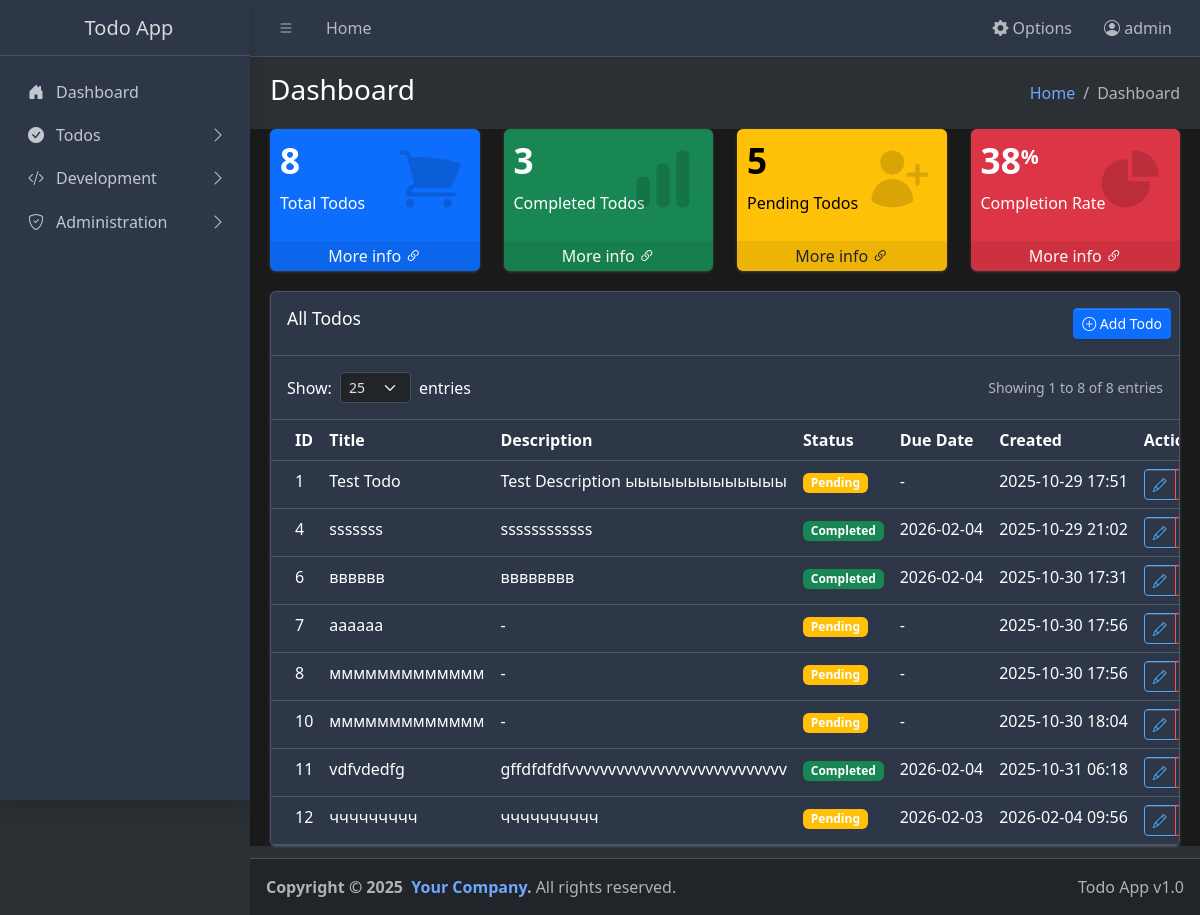
The page /dashboard (signed in) on the database its author committed.
### app.py (models this page shows, shortened)
class User(UserMixin, db.Model):
    id = db.Column(db.Integer, primary_key=True)
    username = db.Column(db.String(64), unique=True, nullable=False)
    email = db.Column(db.String(120), unique=True, nullable=False)
    password_hash = db.Column(db.String(128), nullable=False)
    role_id = db.Column(db.Integer, db.ForeignKey('role.id'), nullable=False)
    role = db.relationship('Role', backref=db.backref('users', lazy=True))
    created_at = db.Column(db.DateTime, default=datetime.utcnow)

class Todo(db.Model):
    id = db.Column(db.Integer, primary_key=True)
    title = db.Column(db.String(100), nullable=False)
    description = db.Column(db.Text)
    completed = db.Column(db.Boolean, default=False)
    created_at = db.Column(db.DateTime, default=datetime.utcnow)
    updated_at = db.Column(db.DateTime, default=datetime.utcnow, onupdate=datetime.utcnow)
    due_date = db.Column(db.DateTime, nullable=True)

### app.py (the view)
@app.route('/dashboard')
@login_required
def index():
    page = request.args.get('page', 1, type=int)
    per_page_value = get_option('per_page', session.get('per_page', 10), category='user_settings')
    if per_page_value is not None:
        per_page = int(per_page_value)
    else:
        per_page = 10
    query_per_page = request.args.get('per_page', type=int)
    if query_per_page and query_per_page in [5, 10, 25, 50, 100]:
        per_page = query_per_page
    if per_page not in [5, 10, 25, 50, 100]:
        per_page = 10
    pagination = Todo.query.paginate(page=page, per_page=per_page, error_out=False)
    todos = pagination.items
    return render_template('index.html', todos=todos, pagination=pagination, per_page=per_page)

### app.py (called while the page is built, shortened)
def get_locale():
    try:
        from flask import g
        if hasattr(g, 'babel_locale') and g.babel_locale:
            logger.debug(f"get_locale from g: {g.babel_locale}")
            return g.babel_locale
    except Exception as e:
        logger.error(f"Error in get_locale: {e}")
        return app.config['BABEL_DEFAULT_LOCALE']

@app.before_request
def load_user_settings():
    if 'language' not in session:
        session['language'] = get_option('language', category='user_settings')
    if 'theme' not in session:
        session['theme'] = get_option('theme', category='user_settings')
    if 'per_page' not in session:
        session['per_page'] = get_option('per_page', category='user_settings')
    from flask import g
    g.babel_locale = session.get('language', get_option('language', category='user_settings'))

@login_manager.user_loader
def load_user(user_id):
    return User.query.get(int(user_id))

@app.template_global()
def get_option(name, default=None, user_id=None, category=None):
    option = Options.query.filter_by(name=name, user_id=user_id, category=category).first()
    result = option.value if option else default
    logger.debug(f"Getting option: {name} = {result} (category: {category})")
    return result

### templates/index.html (shortened to what this page needs)
{% extends "base.html" %}
{% block page_title %}Dashboard{% endblock %}
{% block breadcrumb %}{{ _('Dashboard') }}{% endblock %}
{% block content %}
<div class="row">
  <div class="col-lg-3 col-6">
    <div class="small-box text-bg-primary">
      <div class="inner">
        <h3>{{ todos|length }}</h3>
        <p>{{ _('Total Todos') }}</p>
      </div>
      <a
        href="{{ url_for('index') }}"
        class="small-box-footer link-light link-underline-opacity-0 link-underline-opacity-50-hover"
      >
        More info <i class="bi bi-link-45deg"></i>
      </a>
    </div>
  </div>
  <div class="col-lg-3 col-6">
    <div class="small-box text-bg-success">
      <div class="inner">
        <h3>{{ todos|selectattr('completed', 'equalto', True)|list|length }}</h3>
        <p>{{ _('Completed Todos') }}</p>
      </div>
      <a
        href="{{ url_for('index') }}"
        class="small-box-footer link-light link-underline-opacity-0 link-underline-opacity-50-hover"
      >
        More info <i class="bi bi-link-45deg"></i>
      </a>
    </div>
  </div>
  <div class="col-lg-3 col-6">
    <div class="small-box text-bg-warning">
      <div class="inner">
        <h3>{{ todos|selectattr('completed', 'equalto', False)|list|length }}</h3>
        <p>{{ _('Pending Todos') }}</p>
      </div>
      <a
        href="{{ url_for('index') }}"
        class="small-box-footer link-dark link-underline-opacity-0 link-underline-opacity-50-hover"
      >
        More info <i class="bi bi-link-45deg"></i>
      </a>
    </div>
  </div>
  <div class="col-lg-3 col-6">
    <div class="small-box text-bg-danger">
      <div class="inner">
        <h3>{{ (todos|selectattr('completed', 'equalto', True)|list|length / todos|length * 100)|round|int if todos else 0 }}<sup class="fs-5">%</sup></h3>
        <p>{{ _('Completion Rate') }}</p>
      </div>
      <a
        href="{{ url_for('index') }}"
        class="small-box-footer link-light link-underline-opacity-0 link-underline-opacity-50-hover"
      >
        More info <i class="bi bi-link-45deg"></i>
      </a>
    </div>
  </div>
</div>
<div class="row">
  <div class="col-12">
    <div class="card">
      <div class="card-header">
        <h3 class="card-title">{{ _('All Todos') }}</h3>
        <div class="card-tools">
          <a href="{{ url_for('new_todo') }}" class="btn btn-primary btn-sm">
            <i class="bi bi-plus-circle"></i> {{ _('Add Todo') }}
          </a>
        </div>
      </div>
      <div class="card-header">
        <div class="row align-items-center">
          <div class="col-sm-6">
            <div class="d-flex align-items-center">
              <label for="per_page" class="me-2">{{ _('Show') }}:</label>
              <select id="per_page" class="form-select form-select-sm" style="width: auto;" onchange="changePerPage(this.value)">
                <option value="25"{% if per_page == 25 %} selected{% endif %}>25</option>
              </select>
              <span class="ms-2">{{ _('entries') }}</span>
            </div>
          </div>
          <div class="col-sm-6">
            <div class="d-flex justify-content-end">
              <small class="text-muted">
                {% set start = pagination.page * pagination.per_page - pagination.per_page + 1 %}
                {% set end = (pagination.page * pagination.per_page) if (pagination.page * pagination.per_page) < pagination.total else pagination.total %}
                {{ _('Showing') }} {{ start }} {{ _('to') }} {{ end }} {{ _('of') }}
                {{ pagination.total }} {{ _('entries') }}
              </small>
            </div>
          </div>
        </div>
      </div>
      <div class="card-body table-responsive p-0">
        <table class="table table-hover text-nowrap">
          <thead>
            <tr>
              <th>ID</th>
              <th>{{ _('Title') }}</th>
              <th>{{ _('Description') }}</th>
              <th>{{ _('Status') }}</th>
              <th>{{ _('Due Date') }}</th>
              <th>{{ _('Created') }}</th>
              <th>{{ _('Actions') }}</th>
            </tr>
          </thead>
          <tbody>
            {% for todo in todos %}
            <tr>
              <td>{{ todo.id }}</td>
              <td>{{ todo.title }}</td>
              <td>{{ todo.description or '-' }}</td>
              <td>
                {% if todo.completed %}
                  <span class="badge text-bg-success">{{ _('Completed') }}</span>
                {% else %}
                  <span class="badge text-bg-warning">{{ _('Pending') }}</span>
                {% endif %}
              </td>
              <td>{{ todo.due_date.strftime('%Y-%m-%d') if todo.due_date else '-' }}</td>
              <td>{{ todo.created_at.strftime('%Y-%m-%d %H:%M') }}</td>
              <td>
                <div class="btn-group">
                  <a href="{{ url_for('edit_todo', id=todo.id) }}" class="btn btn-sm btn-outline-primary">
                    <i class="bi bi-pencil"></i>
                  </a>
                  <a href="{{ url_for('delete_todo', id=todo.id) }}" class="btn btn-sm btn-outline-danger"
                     data-confirm="{{ _('Are you sure you want to delete this todo?') }}" onclick="return confirm(this.getAttribute('data-confirm'))">
                  </a>
                </div>
              </td>
            </tr>
            {% endfor %}
          </tbody>
        </table>
      </div>
    </div>
  </div>
</div>
{% endblock %}

### templates/base.html (shortened to what this page needs)
<!doctype html>
<html lang="{{ session.get('language', 'ru') }}" data-bs-theme="{{ session.get('theme', 'dark') }}">
  <head>
    <link
      rel="stylesheet"
      href="https://cdn.jsdelivr.net/npm/@fontsource/source-sans-3@5.0.12/index.css"
      media="print"
      onload="this.media='all'"
    />
    <link rel="stylesheet" href="https://cdnjs.cloudflare.com/ajax/libs/font-awesome/5.15.4/css/all.min.css">
    <link
      rel="stylesheet"
      href="https://cdn.jsdelivr.net/npm/overlayscrollbars@2.11.0/styles/overlayscrollbars.min.css"
    />
    <link
      rel="stylesheet"
      href="https://cdn.jsdelivr.net/npm/bootstrap-icons@1.13.1/font/bootstrap-icons.min.css"
    />
    <link rel="stylesheet" href="{{ url_for('static', filename='css/adminlte.min.css') }}" />
    <link rel="stylesheet" href="{{ url_for('static', filename='css/themes.css') }}" />
  </head>
  <body class="layout-fixed sidebar-expand-lg bg-body-tertiary">
    <div class="app-wrapper">
      <nav class="app-header navbar navbar-expand bg-body">
        <div class="container-fluid">
          <ul class="navbar-nav">
            <li class="nav-item">
              <a class="nav-link" data-lte-toggle="sidebar" href="#" role="button">
                <i class="bi bi-list"></i>
              </a>
            </li>
            <li class="nav-item d-none d-md-block">
              <a href="{{ url_for('index') }}" class="nav-link">{{ _('Home') }}</a>
            </li>
          </ul>
          <ul class="navbar-nav ms-auto">
            <li class="nav-item dropdown">
              <a class="nav-link" data-bs-toggle="dropdown" href="#" role="button" aria-expanded="false">
                <i class="bi bi-gear-fill"></i> {{ _('Options') }}
              </a>
            </li>
            {% if current_user.is_authenticated %}
            <li class="nav-item dropdown">
              <a class="nav-link" data-bs-toggle="dropdown" href="#" role="button" aria-expanded="false">
                <i class="bi bi-person-circle"></i> {{ current_user.username }}
              </a>
            </li>
            {% endif %}
          </ul>
        </div>
      </nav>
      <aside class="app-sidebar bg-body-secondary shadow" data-bs-theme="dark">
        <div class="sidebar-brand">
          <a href="{{ url_for('index') }}" class="brand-link">
            <span class="brand-text fw-light">{{ _('Todo App') }}</span>
          </a>
        </div>
        <div class="sidebar-wrapper">
          <nav class="mt-2">
            <ul
              class="nav sidebar-menu flex-column"
              data-lte-toggle="treeview"
              role="navigation"
              aria-label="Main navigation"
              data-accordion="false"
              id="navigation"
            >
              <li class="nav-item">
                <a href="{{ url_for('index') }}" class="nav-link">
                  <i class="nav-icon bi bi-house-door-fill"></i>
                  <p>{{ _('Dashboard') }}</p>
                </a>
              </li>
              <li class="nav-item">
                <a href="#" class="nav-link">
                  <i class="nav-icon bi bi-check-circle-fill"></i>
                  <p>
                    {{ _('Todos') }}
                  </p>
                </a>
              </li>
              <li class="nav-item">
                <a href="#" class="nav-link">
                  <i class="nav-icon bi bi-code-slash"></i>
                  <p>
                    {{ _('Development') }}
                  </p>
                </a>
              </li>
              {% if current_user.is_authenticated and current_user.role.name == 'admin' %}
              <li class="nav-item">
                <a href="#" class="nav-link">
                  <i class="nav-icon bi bi-shield-check"></i>
                  <p>
                    {{ _('Administration') }}
                  </p>
                </a>
              </li>
              {% endif %}
            </ul>
          </nav>
        </div>
      </aside>
      <main class="app-main">
        <div class="app-content-header">
          <div class="container-fluid">
            <div class="row">
              <div class="col-sm-6">
                <h3 class="mb-0">{% block page_title %}{{ _('Dashboard') }}{% endblock %}</h3>
              </div>
              <div class="col-sm-6">
                <ol class="breadcrumb float-sm-end">
                  <li class="breadcrumb-item"><a href="{{ url_for('index') }}">{{ _('Home') }}</a></li>
                  <li class="breadcrumb-item active" aria-current="page">{% block breadcrumb %}{{ _('Dashboard') }}{% endblock %}</li>
                </ol>
              </div>
            </div>
          </div>
        </div>
        <div class="app-content">
          <div class="container-fluid">
            {% block content %}{% endblock %}
          </div>
        </div>
      </main>
      <footer class="app-footer">
        <div class="float-end d-none d-sm-inline">Todo App v1.0</div>
        <strong>
          Copyright &copy; 2025&nbsp;
          <a href="#" class="text-decoration-none">Your Company</a>.
        </strong>
        All rights reserved.
      </footer>
    </div>
  </body>
</html>

### static/css/themes.css (style rules this page uses)
:root { --bg-color: #ffffff; --text-color: #333333; --sidebar-bg: #343a40; --card-bg: #ffffff; --border-color: #dee2e6; --table-hover: #f8f9fa; --navbar-bg: #ffffff; --input-bg: #ffffff; --dropdown-bg: #ffffff; --dropdown-hover: #f8f9fa; }
[data-bs-theme="dark"] { --bg-color: #1a1a1a; --text-color: #ffffff; --sidebar-bg: #2d3748; --card-bg: #2d3748; --border-color: #4a5568; --table-hover: #4a5568; --navbar-bg: #2d3748; --input-bg: #374151; --dropdown-bg: #374151; --dropdown-hover: #4a5568; }
body { background-color: var(--bg-color) !important; color: var(--text-color) !important; }
.app-sidebar { background-color: var(--sidebar-bg) !important; }
.card { background-color: var(--card-bg) !important; border-color: var(--border-color) !important; color: var(--text-color) !important; }
.table { background-color: var(--card-bg) !important; color: var(--text-color) !important; }
.table thead th { background-color: var(--card-bg) !important; color: var(--text-color) !important; border-color: var(--border-color) !important; }
.table tbody td { background-color: var(--card-bg) !important; color: var(--text-color) !important; border-color: var(--border-color) !important; }
.app-header.navbar { background-color: var(--navbar-bg) !important; }
.btn-outline-primary { border-color: #007bff !important; color: #007bff !important; }
.btn-outline-danger { border-color: #dc3545 !important; color: #dc3545 !important; }
[data-bs-theme="dark"] .btn-outline-primary { border-color: #4dabf7 !important; color: #4dabf7 !important; }
[data-bs-theme="dark"] .btn-outline-danger { border-color: #fa5252 !important; color: #fa5252 !important; }
.badge { color: white !important; }
.app-content { background-color: var(--bg-color) !important; }

### rows shown on the page
User: username "admin"
Todo: id "1", title "Test Todo", description "Test Description ыыыыыыыыыыыыы", due_date "-", created_at "2025-10-29 17:51"
Todo: id "4", title "sssssss", description "ssssssssssss", due_date "2026-02-04", created_at "2025-10-29 21:02"
Todo: id "6", title "вввввв", description "вввввввв", due_date "2026-02-04", created_at "2025-10-30 17:31"
Todo: id "7", title "аааааа", description "-", due_date "-", created_at "2025-10-30 17:56"
Todo: id "8", title "ммммммммммммм", description "-", due_date "-", created_at "2025-10-30 17:56"
Todo: id "10", title "ммммммммммммм", description "-", due_date "-", created_at "2025-10-30 18:04"
Todo: id "11", title "vdfvdedfg", description "gffdfdfdfvvvvvvvvvvvvvvvvvvvvvvvvvvv", due_date "2026-02-04", created_at "2025-10-31 06:18"
Todo: id "12", title "ччччччччч", description "чччччччччч", due_date "2026-02-03", created_at "2026-02-04 09:56"

### other values the page prints
{{ todos|length }} "8"
{{ todos|selectattr('completed', 'equalto', True)|list|length }} "3"
{{ todos|selectattr('completed', 'equalto', False)|list|length }} "5"
{{ start }} "1"
{{ end }} "8"
{{ pagination.total }} "8"
